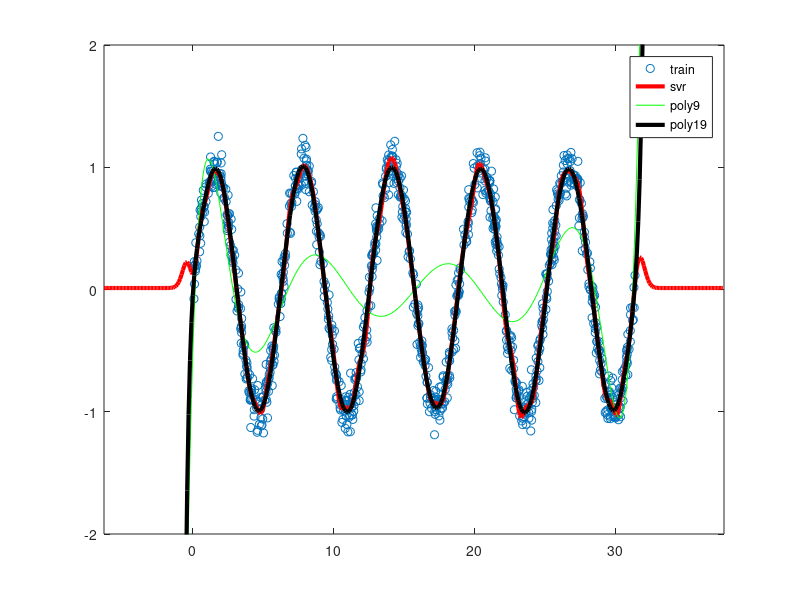

Source code (MATLAB):

trainnum=1000;
pi=3.1415926;
xs=0;
xe=10*pi;
noise_m=0;
noise_d=0.1;
mx=xs:0.1:xe;
sinx=sin(mx);

x = xs + (xe-xs).*rand(trainnum,1);
y=sin(x)+ noise_m + noise_d.*randn(trainnum,1);

xs=-2*pi;
xe=12*pi;
xt = xs:0.1:xe;% + (xe-xs).*rand(trainnum,1);
xt=xt';
yt=sin(xt);



model = svmtrain(y,x,'-s 3 -t 2 -c 2.2 -g 2.8 -p 0.01');
[py,mse,pe] = svmpredict(yt,xt,model);
figure;
plot(x,y,'o');
hold on;
plot(xt,py,'r-','LineWidth',3);


 p3=polyfit(x,y,9);
 f3 = polyval(p3,xt);
 p9=polyfit(x,y,19);
 f9 = polyval(p9,xt);
 hold on;
 plot(xt,f3,'g-',xt,f9,'k-','LineWidth',3);
 legend('train','svr','poly9','poly19');
  axis([xs,xe,-2,2]);


